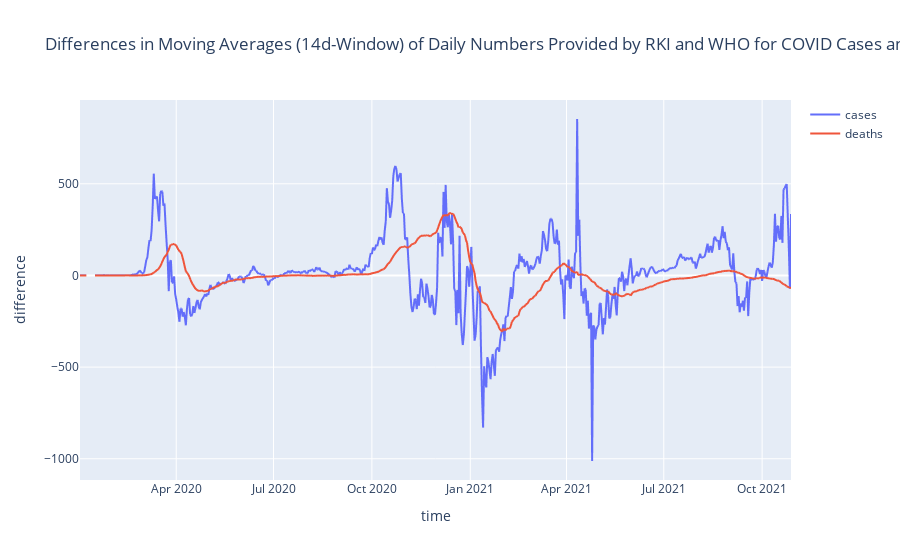

Write notebook code for a chart like this one.
### Markdown cell above
compare "smoothed" data

### Code cell
window = '14d'
px.line((RKI_COVID_GERMANY.rolling(window, center=True, min_periods=1).mean() 
         - WHO_COVID_GERMANY_SHIFTED.rolling(window, center=True, min_periods=1).mean()).reset_index(), x="index", y=["cases", "deaths"], 
        title=f"Differences in Moving Averages ({window}-Window) of Daily Numbers Provided by RKI and WHO for COVID Cases and Deaths in Germany", 
        labels={"value": "difference", "index": "time", "variable": ""})

### Figure 1 — Plotly figure (JSON) as saved in the notebook; plotly's stock layout.template omitted (floating-point values rounded to 4 significant figures; data arrays with more than 128 entries replaced by an {"elided": "..."} marker saying what was removed)
{"data": [{"hovertemplate": "=cases<br>time=%{x}<br>difference=%{y}<extra></extra>", "legendgroup": "cases", "line": {"color": "#636efa", "dash": "solid"}, "marker": {"symbol": "circle"}, "mode": "lines", "name": "cases", "showlegend": true, "type": "scattergl", "x": {"elided": "666 str values"}, "xaxis": "x", "y": {"elided": "666 float values"}, "yaxis": "y"}, {"hovertemplate": "=deaths<br>time=%{x}<br>difference=%{y}<extra></extra>", "legendgroup": "deaths", "line": {"color": "#EF553B", "dash": "solid"}, "marker": {"symbol": "circle"}, "mode": "lines", "name": "deaths", "showlegend": true, "type": "scattergl", "x": {"elided": "666 str values"}, "xaxis": "x", "y": {"elided": "666 float values"}, "yaxis": "y"}], "layout": {"legend": {"title": {"text": ""}, "tracegroupgap": 0}, "title": {"text": "Differences in Moving Averages (14d-Window) of Daily Numbers Provided by RKI and WHO for COVID Cases and Deaths in Germany"}, "xaxis": {"anchor": "y", "domain": [0, 1], "title": {"text": "time"}}, "yaxis": {"anchor": "x", "domain": [0, 1], "title": {"text": "difference"}}}}
